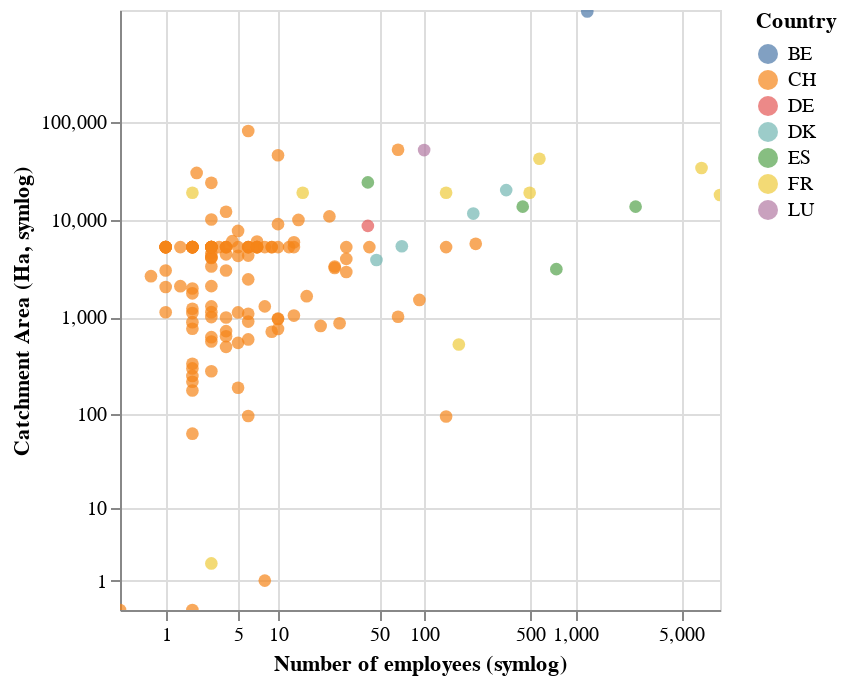

This figure's notebook cell:
### Markdown cell above
# Wastewater Association Characteristics

To get an overview about the size of the wastewater associations in respective countries, Indicators for size such as catchment Area and Number of employees are plotted.

Question: is the measurement unit 'ha' used outside of DACH?

**Results**: 
- Swiss wastewater associations tend to have less than 100 employees and their catchment area is usually smaller than 10'000 ha. The largest catchment area is 80'000 ha and the highest number of employees 5'600.
- Other countries have typically more employees for similar catchment areas (maybe the answers for france were given in km2)
- The biggest wastewater association in terms of catchment area lies Belgium with a catchment area of 1'350'000 ha
- The wastewater association with most employees is in France with 9000 employees

### Code cell
alt.Chart(survey_df).mark_circle(size=40).encode(
    x=alt.X('Nemployees:Q', axis=alt.Axis(values=[1,5,10,50,100,500,1000, 5000, 10000]), title='Number of employees (symlog)').scale(type='symlog'),
    # y=alt.Y('Ncommunities').scale(type='symlog'),
    y=alt.Y('AREAtotal:Q', axis=alt.Axis(values=[1,10,100,1000, 10000, 100000]), title='Catchment Area (Ha, symlog)').scale(type='symlog'),
    color=alt.Color('ip_country', title='Country'),
    tooltip=['ip_country','Nemployees', 'AREAtotal', 'Ncommunities', 'year', 'startlanguage']
).interactive()

### Figure 1 — Vega-Lite specification as saved in the notebook (floating-point values rounded to 4 significant figures; data arrays with more than 128 entries replaced by an {"elided": "..."} marker saying what was removed)
{"config": {"view": {"continuousWidth": 300, "continuousHeight": 300}}, "data": {"name": "data-17cc67596a59bd277ef0fe2e3e96fc31"}, "mark": {"type": "circle", "size": 40}, "encoding": {"color": {"field": "ip_country", "title": "Country", "type": "nominal"}, "tooltip": [{"field": "ip_country", "type": "nominal"}, {"field": "Nemployees", "type": "quantitative"}, {"field": "AREAtotal", "type": "quantitative"}, {"field": "Ncommunities", "type": "quantitative"}, {"field": "year", "type": "quantitative"}, {"field": "startlanguage", "type": "nominal"}], "x": {"axis": {"values": [1, 5, 10, 50, 100, 500, 1000, 5000, 10000]}, "field": "Nemployees", "scale": {"type": "symlog"}, "title": "Number of employees (symlog)", "type": "quantitative"}, "y": {"axis": {"values": [1, 10, 100, 1000, 10000, 100000]}, "field": "AREAtotal", "scale": {"type": "symlog"}, "title": "Catchment Area (Ha, symlog)", "type": "quantitative"}}, "params": [{"name": "param_1", "select": {"type": "interval", "encodings": ["x", "y"]}, "bind": "scales"}], "$schema": "https://vega.github.io/schema/vega-lite/v5.20.1.json", "datasets": {"data-17cc67596a59bd277ef0fe2e3e96fc31": {"elided": "147 records"}}}
